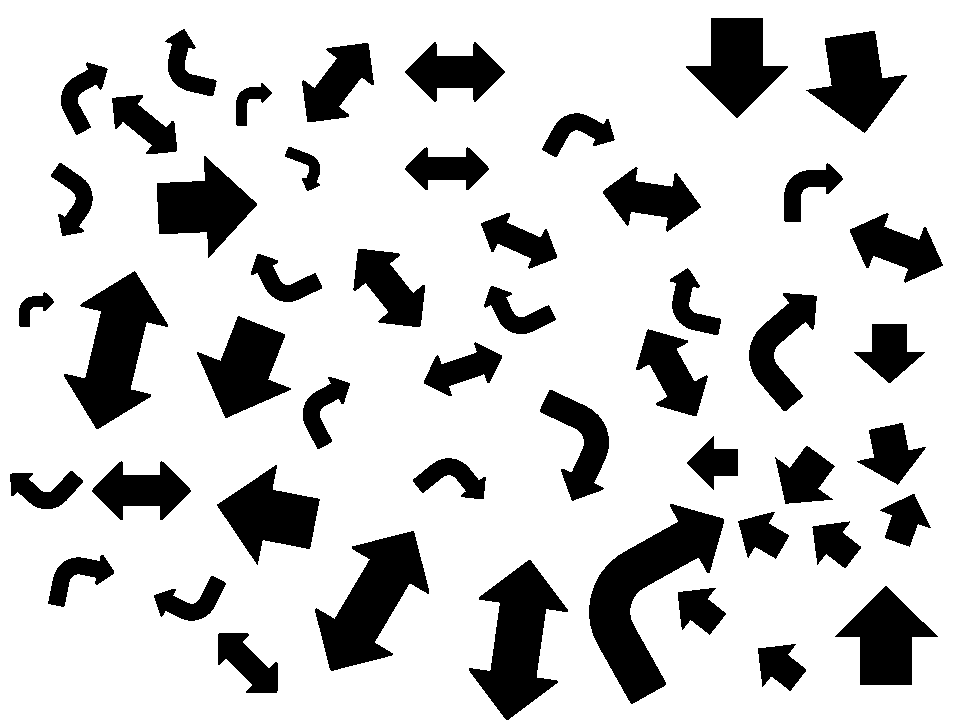
%> input picture arrows_2.bmp, 967 x 725 px
$ octave Pruebas.m   (GNU Octave 9; MATLAB toolbox functions it lacks are replaced by stand-ins)
%> lines starting %> are read from the running program, lines starting %| are printed output that depends on the picture; in (x1, y1, x2, y2) boxes, pixels count from 0 and x2, y2 are one past the last pixel; in counts of white or black regions, pixels touching at a corner belong together; the program's own positions count from 1
%% Cargar imagen
clt
%> (this line was passed over: clt is not available in this run)

threshold_horizontal = 0.202082433443471;
threshold_vertical = 0.000596464751347591;

A2 = not(imread('arrows_2.bmp'));
%> A2: size 725x967 logical; 19.9% white; 49 white regions, largest, box (x1, y1, x2, y2) and area: (589, 504, 724, 704) 10192, (315, 531, 429, 671) 7668, (64, 271, 168, 429) 7667
A2dil = imdilate(A2,ones(3,3));
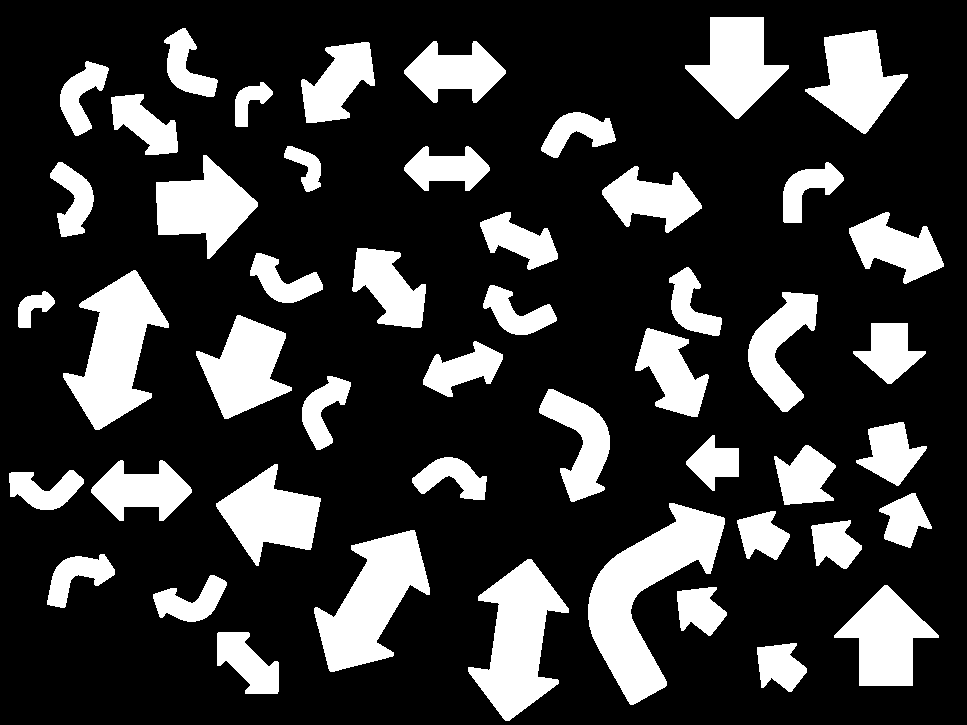
%> A2dil: size 725x967 logical; 22.2% white; 49 white regions, largest, box (x1, y1, x2, y2) and area: (588, 503, 725, 705) 10984, (63, 270, 169, 430) 8294, (314, 530, 430, 672) 8292
[A2label, n] = bwlabel(A2dil,4);
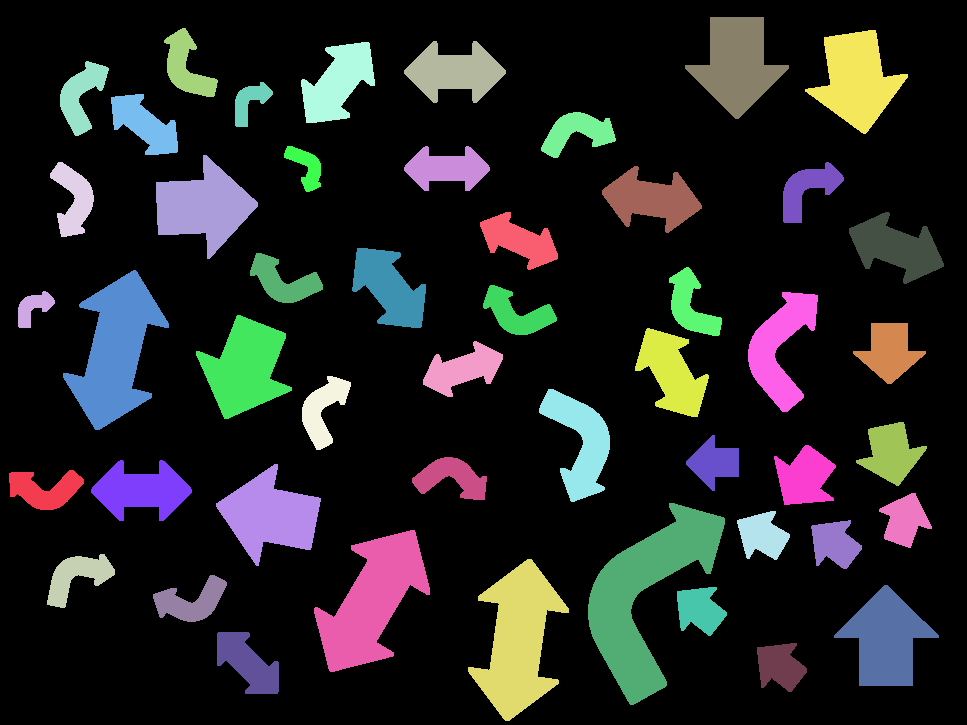
%> A2label: size 725x967 double; 50 distinct labels, from 0 to 49; one colour per label, 0 black
%> n = 49

%% Clasificaci髇

b(1).name = 'basicgeo';
b(1).options.show=1;
b(2).name = 'hugeo';
b(2).options.show=1;
b(3).name = 'flusser';
b(3).options.show=1;
op.b = b;
%> (the run ends here)

$ run again, with arrows_1.bmp copied over arrows_2.bmp
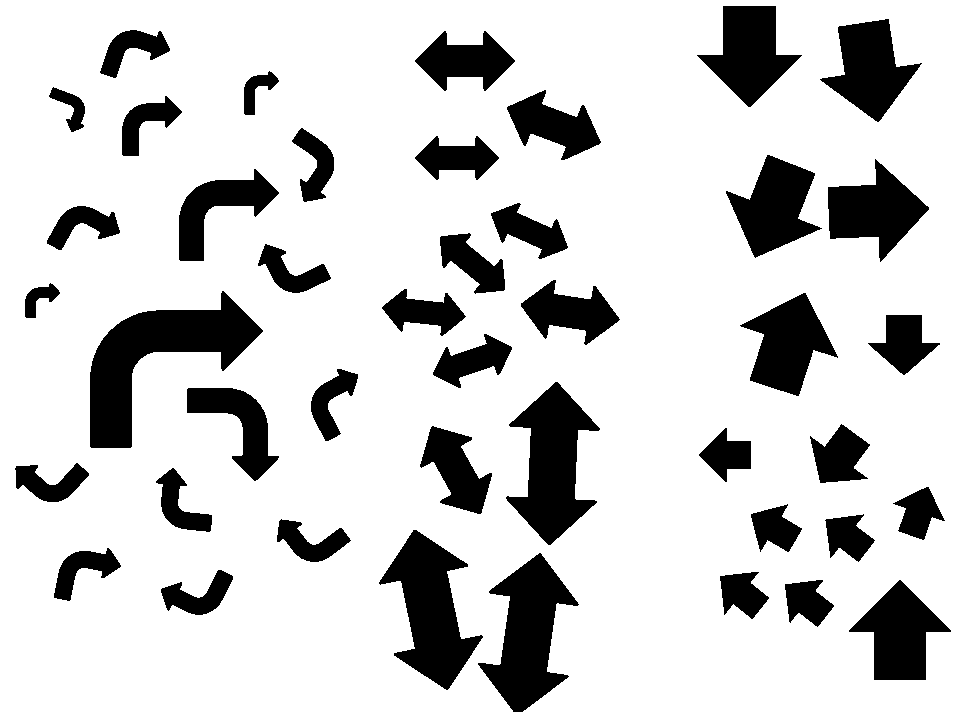
%> input picture arrows_1.bmp, 980 x 712 px
%> A2: size 712x980 logical; 18.2% white; 43 white regions, largest, box (x1, y1, x2, y2) and area: (90, 291, 263, 448) 10424, (506, 382, 600, 545) 7822, (379, 530, 483, 690) 7811
%> `A2dil = imdilate(A2,ones(3,3));`:
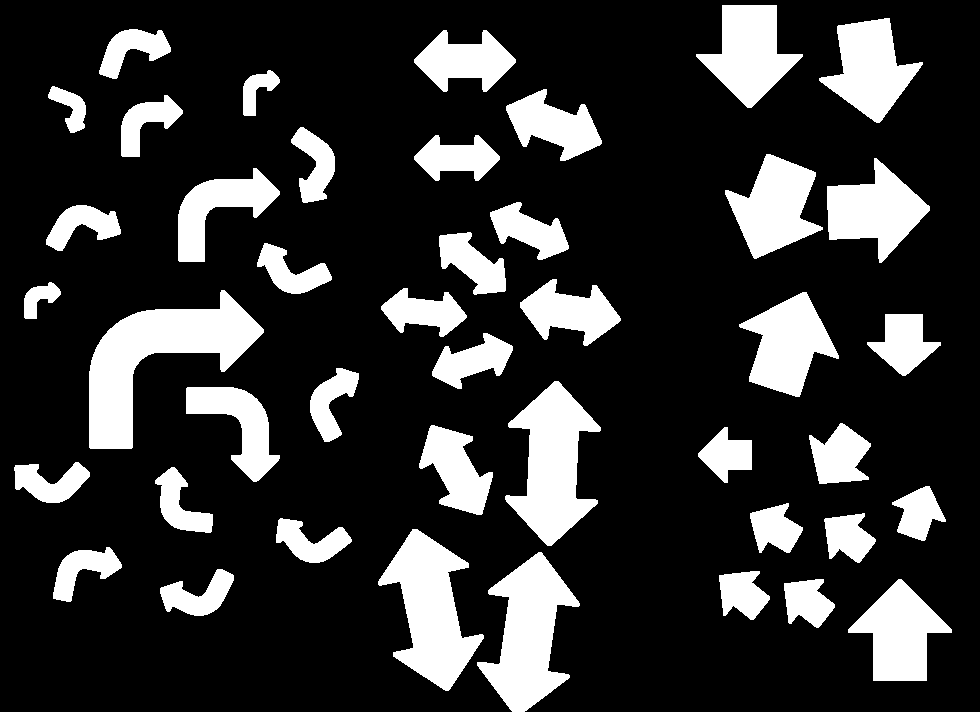
%> A2dil: size 712x980 logical; 20.3% white; 43 white regions, largest, box (x1, y1, x2, y2) and area: (89, 290, 264, 449) 11126, (378, 529, 484, 691) 8443, (505, 381, 601, 546) 8432
%> `[A2label, n] = bwlabel(A2dil,4);`:
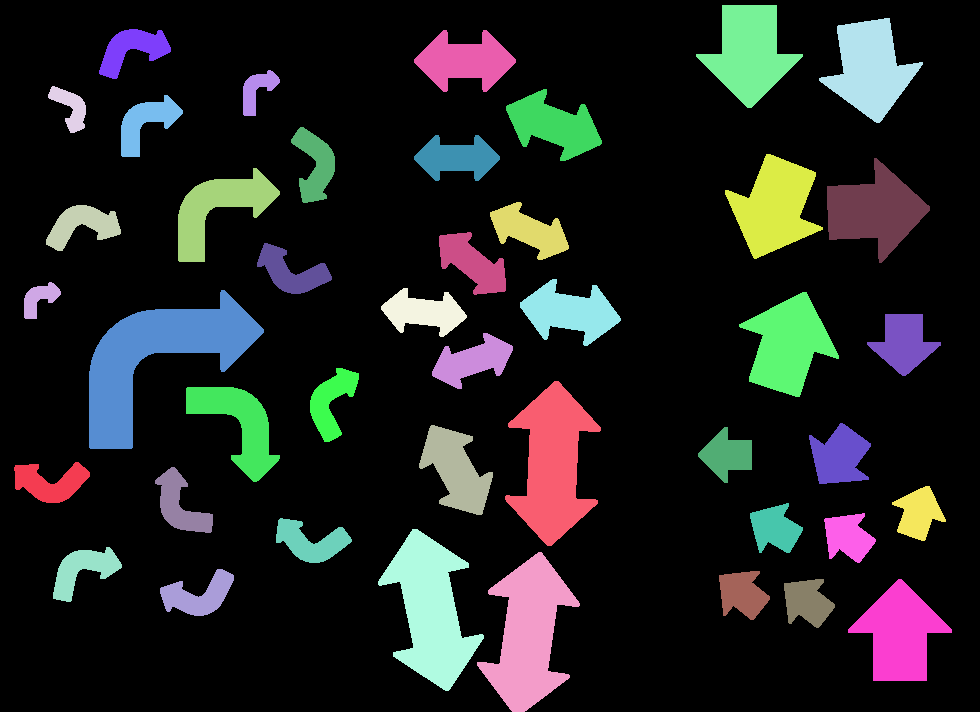
%> A2label: size 712x980 double; 44 distinct labels, from 0 to 43; one colour per label, 0 black
%> n = 43
